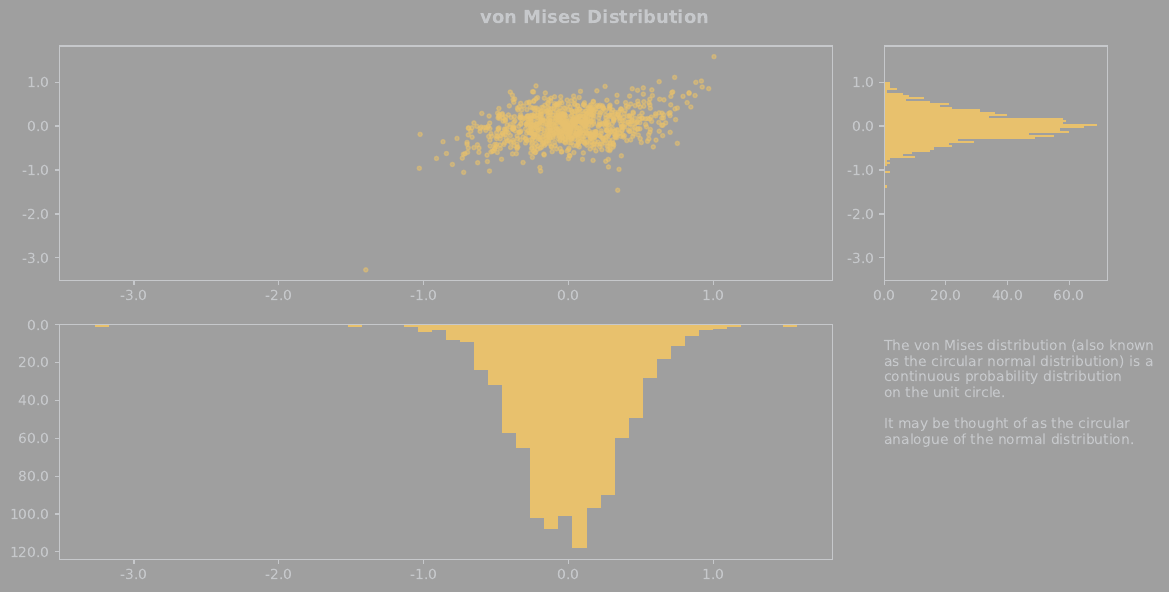

This chart was generated by the following Python code:
import numpy as np
import matplotlib.pyplot as plt
from matplotlib.font_manager import FontProperties  
from matplotlib.patches import ConnectionPatch
import matplotlib.gridspec as gridspec
from matplotlib.ticker import FuncFormatter

font2 = FontProperties()
font2.set_family('DINPro')
font2.set_weight('bold')

fig = plt.figure(figsize=(12,6),facecolor='#9F9F9F')

formatter = FuncFormatter(lambda x, pos: "{:.1f}".format(x))

spec = gridspec.GridSpec(ncols=4,
                         nrows=2,
                         figure=fig)

# Generate smaples of the probability density for the von Mises distribution
mu, kappa = 0.0, 10.0 # Mean and Dispersion
x = np.random.vonmises(mu, kappa, 1000)
y = x**3 + np.random.vonmises(mu, kappa, 1000)

ax1 = fig.add_subplot(spec[0, 0:3], facecolor='#9F9F9F')
ax1.plot(x,y,
         linestyle='None',
         marker='.',
         alpha=0.5,
         color='#E8C16D')
ax1.tick_params(axis='x', colors='#C6C8CB')
ax1.tick_params(axis='y', colors='#C6C8CB')
for spine in 'bottom', 'left', 'top', 'right':
    ax1.spines[spine].set_color('#C6C8CB')

ax1.xaxis.set_major_formatter(formatter)
ax1.yaxis.set_major_formatter(formatter)

ax2 = fig.add_subplot(spec[1, 0:3], sharex = ax1, facecolor='#9F9F9F')
ax2.hist(y, orientation='vertical', bins=50, color='#E8C16D')
ax2.invert_yaxis()
ax2.tick_params(axis='x', colors='#C6C8CB')
ax2.tick_params(axis='y', colors='#C6C8CB')
for spine in 'bottom', 'left', 'top', 'right':
    ax2.spines[spine].set_color('#C6C8CB')

ax2.xaxis.set_major_formatter(formatter)
ax2.yaxis.set_major_formatter(formatter)

ax3 = fig.add_subplot(spec[0, 3:4], sharey = ax1, facecolor='#9F9F9F')
ax3.hist(x, orientation='horizontal', bins=50, color='#E8C16D')
ax3.tick_params(axis='x', colors='#C6C8CB')
ax3.tick_params(axis='y', colors='#C6C8CB')
for spine in 'bottom', 'left', 'top', 'right':
    ax3.spines[spine].set_color('#C6C8CB')

ax3.xaxis.set_major_formatter(formatter)
ax3.yaxis.set_major_formatter(formatter)

fig.suptitle('von Mises Distribution', fontproperties=font2, color='#C6C8CB', fontsize=13, x=0.5, y=0.98)

plt.tight_layout()
plt.savefig('vonMisesDist.pdf', bbox_inches='tight');